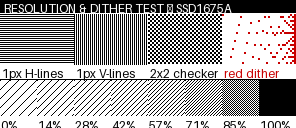
#> input picture lut_tester_host/examples/p3_resolution.png, 296 x 128 px
$ python vstream_player.py examples/p3_resolution.png
#> lines starting #> are read from the running program, lines starting #| are printed output that depends on the picture; after the words box and inside, x2 and y2 are one past the last pixel; in counts of white or black regions, pixels touching at a corner belong together
#!/usr/bin/env python3
"""
vstream_player.py — stream video/GIF to nRF52 e-ink display over BLE NUS.

Protocol (device side: VSTREAM: command):
  1. Send text "VSTREAM:start\n"  → device replies "VSTREAM:ready..."
  2. For each frame, send binary packet:
       [0xAA][0x55][type][len_hi][len_lo][payload...][0xBB]
     type: 0x00=RAW  0x01=RLE(PackBits)  0x02=DRLE(XOR-delta + PackBits)
  3. Device replies "TELE:vs f=N ms=M\r\n" after each flush (ACK for flow control)
  4. Send [0xCC][0xDD] to stop streaming mode

Usage:
  python vstream_player.py bad_apple.gif
  python vstream_player.py bad_apple.mp4 --fps 12 --enc drle --dither
  python vstream_player.py bad_apple.gif --device "nrf52-E-ink-clock-*" --loop

Deps:  pip install bleak pillow
Opt:   pip install numpy opencv-python   (faster processing + video file support)
"""

import asyncio
import argparse
import struct
import time
import sys
from pathlib import Path

try:
    from bleak import BleakClient, BleakScanner
except ImportError:
    print("pip install bleak"); sys.exit(1)
try:
    from PIL import Image
except ImportError:
    print("pip install pillow"); sys.exit(1)

try:
    import numpy as np
    NUMPY_OK = True
except ImportError:
    NUMPY_OK = False

try:
    import cv2
    CV2_OK = True
except ImportError:
    CV2_OK = False

# ── NUS UUIDs ─────────────────────────────────────────────────────────────────
NUS_SERVICE = "6e400001-b5a3-f393-e0a9-e50e24dcca9e"
NUS_RX = "6e400002-b5a3-f393-e0a9-e50e24dcca9e"  # write → device
NUS_TX = "6e400003-b5a3-f393-e0a9-e50e24dcca9e"  # notify ← device
DEFAULT_DEVICE_SELECTOR = "nrf52-E-ink-clock-*"

# ── Display geometry ──────────────────────────────────────────────────────────
DISP_W  = 128
DISP_H  = 296
FB_SIZE = DISP_W * DISP_H // 8  # 4736 bytes

# ── Protocol bytes ────────────────────────────────────────────────────────────
VS_HDR   = bytes([0xAA, 0x55])
VS_FLUSH = bytes([0xBB])
VS_STOP  = bytes([0xCC, 0xDD])
VS_RAW   = 0x00
VS_RLE   = 0x01
VS_DRLE  = 0x02

def adv_has_nus(adv) -> bool:
    return NUS_SERVICE in [u.lower() for u in (getattr(adv, "service_uuids", None) or [])]

async def find_device_by_selector(selector: str, timeout: float = 10.0):
    if selector.endswith("*"):
        prefix = selector[:-1]
        device = await BleakScanner.find_device_by_filter(
            lambda dev, adv: ((dev.name or "").startswith(prefix) or
                              (getattr(adv, "local_name", None) or "").startswith(prefix)),
            timeout=timeout)
        if device:
            return device
        return await BleakScanner.find_device_by_filter(
            lambda dev, adv: adv_has_nus(adv),
            timeout=3.0)
    return await BleakScanner.find_device_by_name(selector, timeout=timeout)

# ── PackBits encoder ──────────────────────────────────────────────────────────

# [30 lines left out: function packbits_encode, not called in this run]

# ── Frame encoder ─────────────────────────────────────────────────────────────

def frame_to_1bpp(img: Image.Image, dither: bool, invert: bool, landscape: bool) -> bytes:
#> called with dither = False, invert = False, landscape = False
    tw, th = (DISP_H, DISP_W) if landscape else (DISP_W, DISP_H)
#> tw = 128; th = 296

    img = img.convert('L')
    # Scale preserving aspect, then letterbox center
    img.thumbnail((tw, th), Image.LANCZOS)
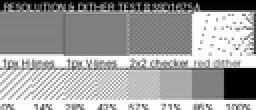
#> img: PIL image 128x55 L (shown 2 times larger); min 0, max 255, mean 159.5
    bg = Image.new('L', (tw, th), 255)
#> bg: PIL image 128x296 L; every value is 255
    bg.paste(img, ((tw - img.width) // 2, (th - img.height) // 2))
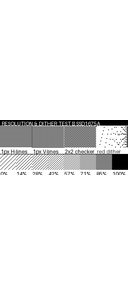
#> bg: PIL image 128x296 L; min 0, max 255, mean 237.3
    img = bg

    if dither:
        img = img.convert('1', dither=Image.FLOYDSTEINBERG)
    else:
        img = img.point(lambda p: 255 if p > 127 else 0)
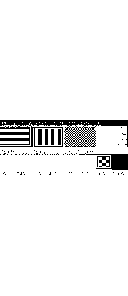
#> img: PIL image 128x296 L; 94.3% white; 72 black regions (65 under 20 px), largest, box (x1, y1, x2, y2) and area: (0, 120, 128, 147) 1470, (79, 153, 128, 170) 318, (97, 156, 110, 167) 81

    if NUMPY_OK:
        arr = np.array(img, dtype=np.uint8)
        if arr.max() > 1:
            arr = (arr > 127).astype(np.uint8)
        if invert:
            arr = 1 - arr
        flat = arr.flatten()[:FB_SIZE * 8]
        if len(flat) < FB_SIZE * 8:
            flat = np.pad(flat, (0, FB_SIZE * 8 - len(flat)), constant_values=1)
        bits = flat.reshape(-1, 8)
        weights = np.array([128, 64, 32, 16, 8, 4, 2, 1], dtype=np.uint8)
        buf = np.dot(bits, weights).astype(np.uint8)
#> buf = 4736 values, max 255 at index 0, min 0 at index 1920, mean 241
        return bytes(buf[:FB_SIZE])
    else:
        buf = bytearray(FB_SIZE)
        px_get = img.getpixel
        for idx in range(tw * th):
            x, y = idx % tw, idx // tw
            px = px_get((x, y))
            white = (px > 127) if isinstance(px, int) else (px[0] > 127)
            if white ^ invert:
                buf[idx // 8] |= 0x80 >> (idx % 8)
        return bytes(buf[:FB_SIZE])

# ── Binary packet assembly ────────────────────────────────────────────────────

# [53 lines left out: functions make_packet, load_frames_gif, load_frames_cv2, not called in this run]

# ── BLE streaming ─────────────────────────────────────────────────────────────

class VStreamSession:
    # [20 lines left out: functions __init__, _on_notify, not called in this run]

    async def start(self):
        await self.client.start_notify(NUS_TX, self._on_notify)
        await self._send_text("VSTREAM:start\n")
        # Wait for "VSTREAM:ready" reply
        await asyncio.sleep(0.3)

    async def stop(self):
        await self._send_bytes(VS_STOP)
        await asyncio.sleep(0.2)
        await self.client.stop_notify(NUS_TX)

    async def _send_bytes(self, data: bytes):
        for off in range(0, len(data), self.mtu):
            chunk = data[off:off + self.mtu]
            await self.client.write_gatt_char(NUS_RX, chunk, response=False)

    async def _send_text(self, text: str):
        await self._send_bytes(text.encode())

    async def send_frame(self, packet: bytes, timeout: float = 5.0) -> int:
        self._ack_event.clear()
        await self._send_bytes(packet)
        try:
            await asyncio.wait_for(self._ack_event.wait(), timeout=timeout)
        except asyncio.TimeoutError:
            print("  WARNING: ACK timeout")
            return -1
        return self.last_ack_ms

# ── Main ──────────────────────────────────────────────────────────────────────

async def run(args):
    path = Path(args.file)
    enc_map = {'raw': VS_RAW, 'rle': VS_RLE, 'drle': VS_DRLE}
    enc_type = enc_map.get(args.enc.lower(), VS_DRLE)
    landscape = args.landscape
    dither = args.dither
    invert = args.invert
    target_fps = args.fps

    print(f"Loading frames from {path}...")
    suffix = path.suffix.lower()
    if suffix == '.gif':
        raw_frames = load_frames_gif(str(path))
        print(f"  {len(raw_frames)} GIF frames")
    elif suffix in ('.mp4', '.avi', '.mov', '.mkv', '.webm'):
        raw_frames = load_frames_cv2(str(path), target_fps)
        print(f"  {len(raw_frames)} video frames (after fps filter)")
    else:
        print(f"Unknown format {suffix} — trying PIL")
        raw_frames = [Image.open(str(path))]

    print(f"Encoding to 1bpp ({'landscape' if landscape else 'portrait'}, "
          f"{'dither' if dither else 'threshold'}, "
          f"{'inverted, ' if invert else ''}"
          f"enc={args.enc})...")
    t0 = time.time()
    encoded_frames: list[bytes] = []
    for i, img in enumerate(raw_frames):
        encoded_frames.append(frame_to_1bpp(img, dither, invert, landscape))
        if (i + 1) % 50 == 0:
            print(f"  {i + 1}/{len(raw_frames)}...")
    print(f"  done in {time.time()-t0:.1f}s")

    # Compute compression stats on first few frames
    if len(encoded_frames) >= 2:
        sample_rle  = sum(len(packbits_encode(f)) for f in encoded_frames[:10]) / 10
        deltas = [bytes(a ^ b for a, b in zip(encoded_frames[i], encoded_frames[i-1]))
                  for i in range(1, min(11, len(encoded_frames)))]
        sample_drle = sum(len(packbits_encode(d)) for d in deltas) / len(deltas)
        print(f"  raw={FB_SIZE}B  rle~{int(sample_rle)}B ({100*sample_rle/FB_SIZE:.0f}%)"
              f"  drle~{int(sample_drle)}B ({100*sample_drle/FB_SIZE:.0f}%)")

    # BLE connect
    print(f"\nScanning for '{args.device}'...")
    device = None
    if args.address:
        device = await BleakScanner.find_device_by_address(args.address, timeout=10)
    else:
        device = await find_device_by_selector(args.device, timeout=10)
    if not device:
        print("Device not found"); sys.exit(1)
    print(f"Connecting to {device.name} ({device.address})...")

    async with BleakClient(device) as client:
        print("Connected. Negotiating MTU...")
        if hasattr(client, 'mtu_size'):
            mtu = max(20, client.mtu_size - 3)
        else:
            mtu = 244
        print(f"  MTU payload: {mtu}B")

        session = VStreamSession(client, mtu=mtu)
        await session.start()
        print(f"Streaming {len(encoded_frames)} frames (enc={args.enc}, loop={args.loop})...\n")

        loop_count = 0
        try:
            while True:
                prev_frame = None
                frame_times = []

                for idx, frame in enumerate(encoded_frames):
                    packet = make_packet(frame, enc_type, prev_frame)
                    t_send = time.time()
                    ack_ms = await session.send_frame(packet)
                    elapsed = (time.time() - t_send) * 1000
                    frame_times.append(elapsed)
                    prev_frame = frame

                    # Progress every 10 frames
                    if (idx + 1) % 10 == 0:
                        avg = sum(frame_times[-10:]) / 10
                        fps = 1000 / avg if avg > 0 else 0
                        pkt_sz = len(packet)
                        print(f"  frame {idx+1:4d}/{len(encoded_frames)}  "
                              f"disp={ack_ms:3d}ms  total={avg:.0f}ms  "
                              f"~{fps:.1f}fps  pkt={pkt_sz}B")

                loop_count += 1
                total_avg = sum(frame_times) / len(frame_times) if frame_times else 0
                print(f"\nLoop {loop_count} done. avg={total_avg:.0f}ms/frame "
                      f"(~{1000/total_avg:.1f}fps)\n")

                if not args.loop:
                    break

        except KeyboardInterrupt:
            print("\nInterrupted")
        finally:
            print("Stopping vstream...")
            await session.stop()
            print("Done.")

def main():
    p = argparse.ArgumentParser(description="Stream video/GIF to e-ink via BLE vstream")
    p.add_argument("file", help="Input file (GIF, MP4, AVI, etc.)")
    p.add_argument("--device",  default=DEFAULT_DEVICE_SELECTOR,
                   help="BLE device name or prefix wildcard, e.g. nrf52-E-ink-clock-*")
    p.add_argument("--address", default=None, help="BLE address (overrides --device)")
    p.add_argument("--enc",     default="drle", choices=["raw","rle","drle"],
                   help="Frame encoding: raw|rle|drle (default: drle)")
    p.add_argument("--fps",     type=float, default=0,
                   help="Max source fps to load (0=all frames)")
    p.add_argument("--dither",  action="store_true", help="Floyd-Steinberg dither")
    p.add_argument("--invert",  action="store_true", help="Invert black/white")
    p.add_argument("--landscape", action="store_true",
                   help="Scale to 296×128 (set ROT:1 on device first)")
    p.add_argument("--loop",    action="store_true", help="Loop animation")
    args = p.parse_args()
    asyncio.run(run(args))
#> (the call stopped at `async def find_device_by_selector(selector: str, timeout: float = 10.0..`: bleak is not available in this run)

if __name__ == "__main__":
    main()
